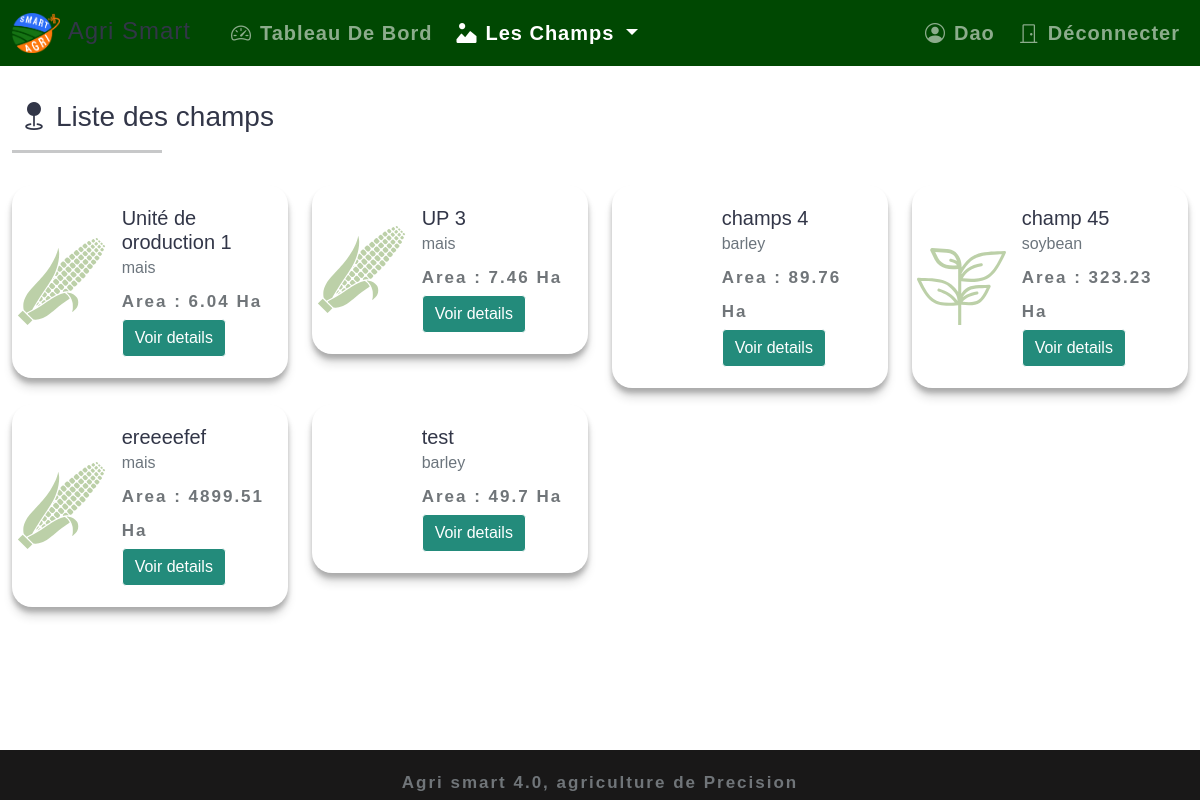
The app's page /fields (signed in), older data.
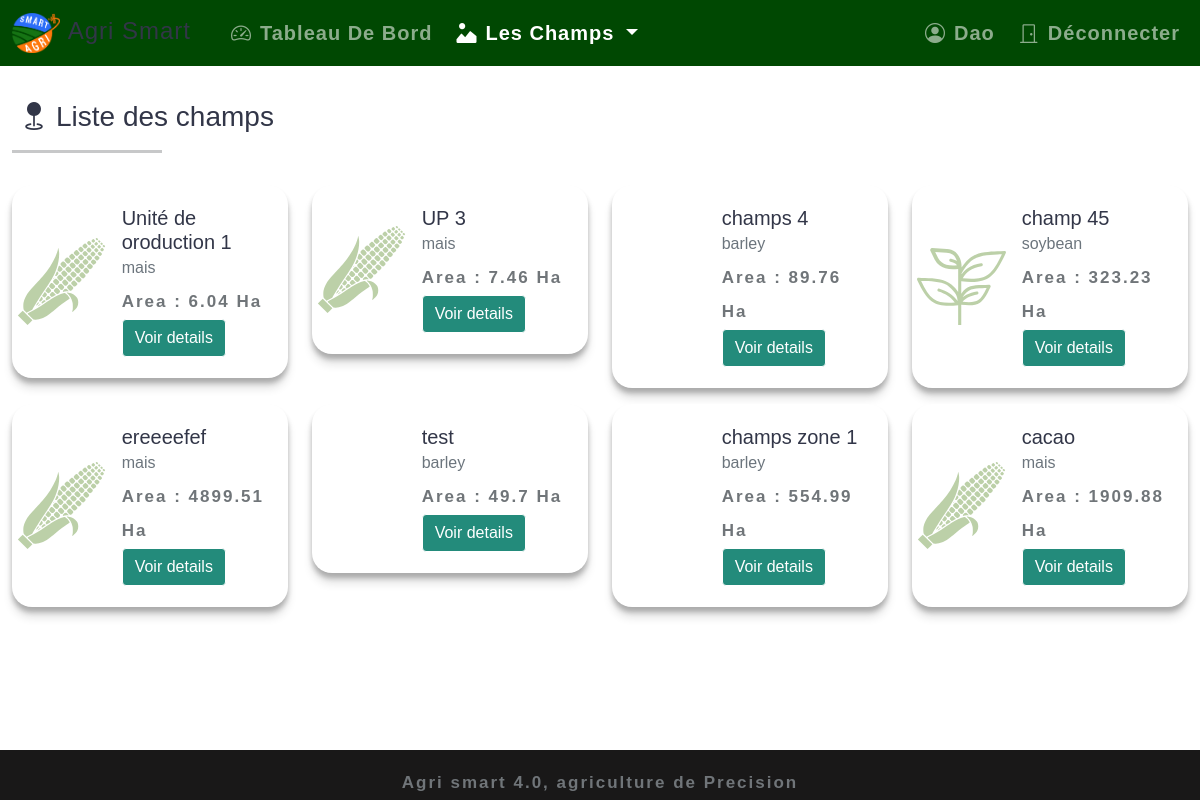
The same page, newer data.
### agriculture/models.py (models this page shows)
class Field(db.Model):
    __tablename__    = 'field'
    field_id         = db.Column(db.Integer(), primary_key=True)
    name             = db.Column(db.String(length=30), nullable=False, unique=True)
    crop             = db.Column(db.String(length=15), nullable=False, unique=False)
    area             = db.Column(db.Float(), nullable=False, unique=False)
    geometry         = db.Column(db.String(), nullable=False, unique=False)
    satellite_images = db.relationship("SatelliteImage", secondary=fields_images)
    msi_index        = db.relationship("MultiSpectraIndex", backref="owned_index" ,lazy=True)
    owner            = db.Column(db.Integer(), db.ForeignKey('user.user_id'))

### agriculture/routes.py (the view)
@app.route('/fields')
@login_required
def fields_page():
    fields = current_user.fields
    return render_template('fields.html', fields=fields)

### agriculture/models.py (called while the page is built)
@login_manager.user_loader
def load_user(user_id):
    return User.query.filter_by(user_id=user_id).first()

### agriculture/templates/fields.html (shortened to what this page needs)
{% extends "base.html" %}
{% block content %}
<div class="container-fluid mt-5">
   <div class="row my-3">
      <div class="col-md-3">
         <h3><i class="bi bi-geo-fill mx-2"></i>Liste des champs</h3>
         <hr style="width : 150px; height:3px;">
      </div>
   </div>
   <div class="row">
      {% for field in fields %}
         <div class="col-sm-6 col-md-4 col-xl-3 animate-pop">
            <div class="card border-1 mb-3" style="border-radius:15; max-width: 540px;">
              <div class="row g-0 d-flex flex-wrap align-items-center">
                <div class="col-sm-6 col-md-4">
                   {% if field.crop.lower() == 'mais' %}
                     <img src="/static/img/corn.svg" class="field-icon" alt="">
                   {% endif %}
                   {% if field.crop.lower() == 'soybean' %}
                     <img src="/static/img/soybean.svg" class="field-icon" alt="">
                   {% endif %}
                </div>
                <div class="col-sm-6 col-md-8">
                   <div class="card-body">
                    <h5 class="card-title">{{ field.name }}</h5>
                    <h6 class="card-subtitle mb-2 text-muted">{{ field.crop }}</h6>
                    <p class="card-text">Area : {{ field.area }} Ha</p>
                    <a href="{{ url_for('field_details_page', name=field.name) }}" class="btn btn-success">Voir details</a>
                  </div>
                </div>
              </div>
            </div>
         </div>
      {% endfor %}
   </div>
</div>
{% endblock %}

Row changes from the older to the newer data that the page shows:
added Field: name "champs zone 1", crop "barley", area "554.99"
added Field: name "cacao", crop "mais", area "1909.88"
